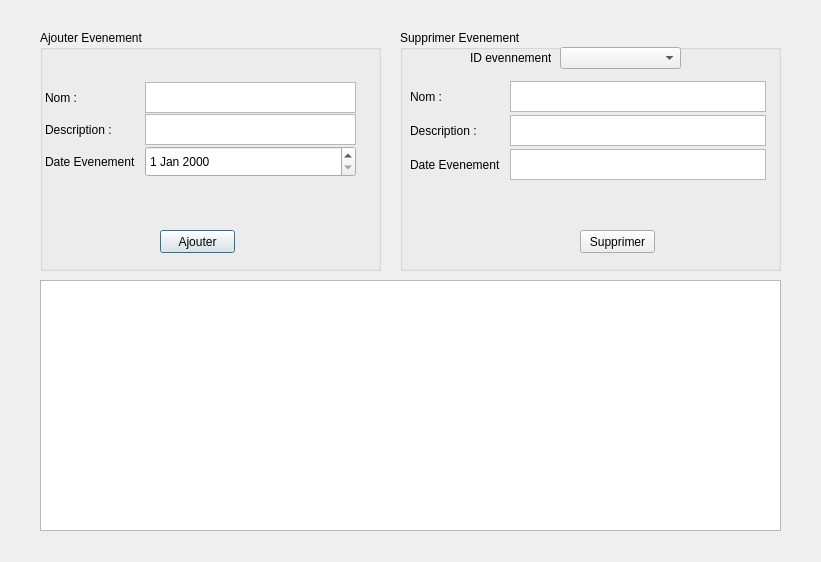
<?xml version="1.0" encoding="UTF-8"?>
<ui version="4.0">
 <class>EvenementInter</class>
 <widget class="QDialog" name="EvenementInter">
  <property name="geometry">
   <rect>
    <x>0</x>
    <y>0</y>
    <width>821</width>
    <height>562</height>
   </rect>
  </property>
  <property name="windowTitle">
   <string>Dialog</string>
  </property>
  <widget class="QGroupBox" name="groupBox">
   <property name="geometry">
    <rect>
     <x>40</x>
     <y>30</y>
     <width>341</width>
     <height>241</height>
    </rect>
   </property>
   <property name="title">
    <string>Ajouter Evenement</string>
   </property>
   <widget class="QDateEdit" name="dateEdit">
    <property name="geometry">
     <rect>
      <x>105</x>
      <y>116</y>
      <width>211</width>
      <height>31</height>
     </rect>
    </property>
   </widget>
   <widget class="QLabel" name="label_13">
    <property name="geometry">
     <rect>
      <x>5</x>
      <y>52</y>
      <width>91</width>
      <height>31</height>
     </rect>
    </property>
    <property name="text">
     <string>Nom :</string>
    </property>
   </widget>
   <widget class="QLabel" name="label_12">
    <property name="geometry">
     <rect>
      <x>5</x>
      <y>116</y>
      <width>91</width>
      <height>31</height>
     </rect>
    </property>
    <property name="text">
     <string>Date Evenement :</string>
    </property>
   </widget>
   <widget class="QLabel" name="label_14">
    <property name="geometry">
     <rect>
      <x>5</x>
      <y>84</y>
      <width>91</width>
      <height>31</height>
     </rect>
    </property>
    <property name="text">
     <string>Description :</string>
    </property>
   </widget>
   <widget class="QTextEdit" name="Nom">
    <property name="geometry">
     <rect>
      <x>105</x>
      <y>52</y>
      <width>211</width>
      <height>31</height>
     </rect>
    </property>
   </widget>
   <widget class="QTextEdit" name="Description">
    <property name="geometry">
     <rect>
      <x>105</x>
      <y>84</y>
      <width>211</width>
      <height>31</height>
     </rect>
    </property>
   </widget>
   <widget class="QPushButton" name="AjouterBouton">
    <property name="geometry">
     <rect>
      <x>120</x>
      <y>200</y>
      <width>75</width>
      <height>23</height>
     </rect>
    </property>
    <property name="text">
     <string>Ajouter</string>
    </property>
   </widget>
  </widget>
  <widget class="QTableView" name="tablemodifier">
   <property name="geometry">
    <rect>
     <x>40</x>
     <y>280</y>
     <width>741</width>
     <height>251</height>
    </rect>
   </property>
   <property name="autoFillBackground">
    <bool>false</bool>
   </property>
  </widget>
  <widget class="QGroupBox" name="groupBox_2">
   <property name="geometry">
    <rect>
     <x>400</x>
     <y>30</y>
     <width>381</width>
     <height>241</height>
    </rect>
   </property>
   <property name="title">
    <string>Supprimer Evenement</string>
   </property>
   <widget class="QComboBox" name="comboBox">
    <property name="geometry">
     <rect>
      <x>160</x>
      <y>17</y>
      <width>121</width>
      <height>22</height>
     </rect>
    </property>
   </widget>
   <widget class="QLabel" name="label">
    <property name="geometry">
     <rect>
      <x>70</x>
      <y>12</y>
      <width>81</width>
      <height>31</height>
     </rect>
    </property>
    <property name="text">
     <string>ID evennement</string>
    </property>
   </widget>
   <widget class="QPushButton" name="SupprimerBouton">
    <property name="geometry">
     <rect>
      <x>180</x>
      <y>200</y>
      <width>75</width>
      <height>23</height>
     </rect>
    </property>
    <property name="text">
     <string>Supprimer</string>
    </property>
   </widget>
   <widget class="QLabel" name="label_24">
    <property name="geometry">
     <rect>
      <x>10</x>
      <y>51</y>
      <width>91</width>
      <height>31</height>
     </rect>
    </property>
    <property name="text">
     <string>Nom :</string>
    </property>
   </widget>
   <widget class="QLabel" name="label_25">
    <property name="geometry">
     <rect>
      <x>10</x>
      <y>85</y>
      <width>91</width>
      <height>31</height>
     </rect>
    </property>
    <property name="text">
     <string>Description :</string>
    </property>
   </widget>
   <widget class="QLabel" name="label_26">
    <property name="geometry">
     <rect>
      <x>10</x>
      <y>119</y>
      <width>91</width>
      <height>31</height>
     </rect>
    </property>
    <property name="text">
     <string>Date Evenement :</string>
    </property>
   </widget>
   <widget class="QTextBrowser" name="Nomval">
    <property name="geometry">
     <rect>
      <x>110</x>
      <y>51</y>
      <width>256</width>
      <height>31</height>
     </rect>
    </property>
   </widget>
   <widget class="QTextBrowser" name="Descriptionval">
    <property name="geometry">
     <rect>
      <x>110</x>
      <y>85</y>
      <width>256</width>
      <height>31</height>
     </rect>
    </property>
   </widget>
   <widget class="QTextBrowser" name="Dateeventval">
    <property name="geometry">
     <rect>
      <x>110</x>
      <y>119</y>
      <width>256</width>
      <height>31</height>
     </rect>
    </property>
   </widget>
  </widget>
 </widget>
 <resources/>
 <connections/>
</ui>
